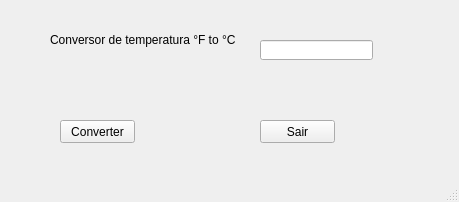
<?xml version="1.0" encoding="UTF-8"?>
<ui version="4.0">
 <class>Conversor</class>
 <widget class="QMainWindow" name="Conversor">
  <property name="geometry">
   <rect>
    <x>0</x>
    <y>0</y>
    <width>459</width>
    <height>202</height>
   </rect>
  </property>
  <property name="windowTitle">
   <string>Conversor</string>
  </property>
  <widget class="QWidget" name="centralwidget">
   <widget class="QPushButton" name="botao_sair">
    <property name="geometry">
     <rect>
      <x>260</x>
      <y>120</y>
      <width>75</width>
      <height>23</height>
     </rect>
    </property>
    <property name="text">
     <string>Sair</string>
    </property>
   </widget>
   <widget class="QPushButton" name="botao_converter">
    <property name="geometry">
     <rect>
      <x>60</x>
      <y>120</y>
      <width>75</width>
      <height>23</height>
     </rect>
    </property>
    <property name="text">
     <string>Converter</string>
    </property>
   </widget>
   <widget class="QLabel" name="label">
    <property name="geometry">
     <rect>
      <x>50</x>
      <y>30</y>
      <width>201</width>
      <height>20</height>
     </rect>
    </property>
    <property name="text">
     <string>Conversor de temperatura °F to °C</string>
    </property>
   </widget>
   <widget class="QLineEdit" name="entrada_temp">
    <property name="geometry">
     <rect>
      <x>260</x>
      <y>40</y>
      <width>113</width>
      <height>20</height>
     </rect>
    </property>
   </widget>
  </widget>
  <widget class="QStatusBar" name="statusbar"/>
 </widget>
 <resources/>
 <connections>
  <connection>
   <sender>botao_sair</sender>
   <signal>clicked()</signal>
   <receiver>Conversor</receiver>
   <slot>close()</slot>
   <hints>
    <hint type="sourcelabel">
     <x>297</x>
     <y>131</y>
    </hint>
    <hint type="destinationlabel">
     <x>229</x>
     <y>100</y>
    </hint>
   </hints>
  </connection>
 </connections>
</ui>
